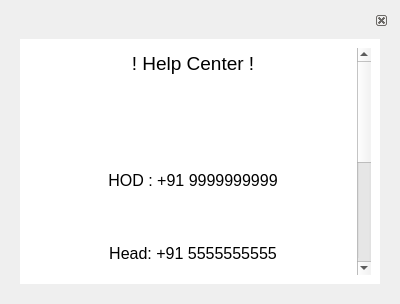
<?xml version="1.0" encoding="UTF-8"?>
<ui version="4.0">
 <class>MessageBox</class>
 <widget class="QWidget" name="MessageBox">
  <property name="geometry">
   <rect>
    <x>0</x>
    <y>0</y>
    <width>400</width>
    <height>304</height>
   </rect>
  </property>
  <property name="windowTitle">
   <string>Form</string>
  </property>
  <layout class="QVBoxLayout" name="verticalLayout">
   <item>
    <widget class="QDockWidget" name="MessageBoxFloat">
     <property name="features">
      <set>QDockWidget::DockWidgetClosable</set>
     </property>
     <widget class="QWidget" name="dockWidgetContents">
      <layout class="QVBoxLayout" name="verticalLayout_2">
       <item>
        <widget class="QWidget" name="widget" native="true">
         <property name="autoFillBackground">
          <bool>false</bool>
         </property>
         <property name="styleSheet">
          <string notr="true">#widget{
background-color: white
}</string>
         </property>
         <layout class="QHBoxLayout" name="horizontalLayout_2">
          <item>
           <widget class="QTextEdit" name="User2_TextBox">
            <property name="frameShape">
             <enum>QFrame::NoFrame</enum>
            </property>
            <property name="frameShadow">
             <enum>QFrame::Plain</enum>
            </property>
            <property name="lineWidth">
             <number>0</number>
            </property>
            <property name="readOnly">
             <bool>true</bool>
            </property>
            <property name="html">
             <string>&lt;!DOCTYPE HTML PUBLIC &quot;-//W3C//DTD HTML 4.0//EN&quot; &quot;http://www.w3.org/TR/REC-html40/strict.dtd&quot;&gt;
&lt;html&gt;&lt;head&gt;&lt;meta name=&quot;qrichtext&quot; content=&quot;1&quot; /&gt;&lt;style type=&quot;text/css&quot;&gt;
p, li { white-space: pre-wrap; }
&lt;/style&gt;&lt;/head&gt;&lt;body style=&quot; font-family:'Fira Sans Semi-Light'; font-size:10pt; font-weight:400; font-style:normal;&quot;&gt;
&lt;p align=&quot;center&quot; style=&quot; margin-top:12px; margin-bottom:12px; margin-left:0px; margin-right:0px; -qt-block-indent:0; text-indent:0px;&quot;&gt;&lt;span style=&quot; font-size:14pt;&quot;&gt;! Help Center !&lt;/span&gt;&lt;/p&gt;
&lt;p align=&quot;center&quot; style=&quot; margin-top:12px; margin-bottom:12px; margin-left:0px; margin-right:0px; -qt-block-indent:0; text-indent:0px;&quot;&gt;&lt;br /&gt;&lt;/p&gt;
&lt;p align=&quot;center&quot; style=&quot; margin-top:12px; margin-bottom:12px; margin-left:0px; margin-right:0px; -qt-block-indent:0; text-indent:0px;&quot;&gt;&lt;br /&gt;&lt;/p&gt;
&lt;p align=&quot;center&quot; style=&quot; margin-top:12px; margin-bottom:12px; margin-left:0px; margin-right:0px; -qt-block-indent:0; text-indent:0px;&quot;&gt;&lt;span style=&quot; font-size:12pt;&quot;&gt;HOD : +91 9999999999&lt;/span&gt;&lt;/p&gt;
&lt;p align=&quot;center&quot; style=&quot; margin-top:12px; margin-bottom:12px; margin-left:0px; margin-right:0px; -qt-block-indent:0; text-indent:0px;&quot;&gt;&lt;br /&gt;&lt;/p&gt;
&lt;p align=&quot;center&quot; style=&quot; margin-top:12px; margin-bottom:12px; margin-left:0px; margin-right:0px; -qt-block-indent:0; text-indent:0px;&quot;&gt;&lt;span style=&quot; font-size:12pt;&quot;&gt;Head: +91 5555555555&lt;/span&gt;&lt;/p&gt;
&lt;p align=&quot;center&quot; style=&quot; margin-top:12px; margin-bottom:12px; margin-left:0px; margin-right:0px; -qt-block-indent:0; text-indent:0px;&quot;&gt;&lt;br /&gt;&lt;/p&gt;
&lt;p align=&quot;center&quot; style=&quot; margin-top:12px; margin-bottom:12px; margin-left:0px; margin-right:0px; -qt-block-indent:0; text-indent:0px;&quot;&gt;&lt;span style=&quot; font-size:12pt;&quot;&gt;Tech Department : +91 888888888&lt;/span&gt;&lt;/p&gt;
&lt;p align=&quot;center&quot; style=&quot; margin-top:12px; margin-bottom:12px; margin-left:0px; margin-right:0px; -qt-block-indent:0; text-indent:0px;&quot;&gt;&lt;br /&gt;&lt;/p&gt;
&lt;p align=&quot;center&quot; style=&quot; margin-top:12px; margin-bottom:12px; margin-left:0px; margin-right:0px; -qt-block-indent:0; text-indent:0px;&quot;&gt;&lt;span style=&quot; font-size:12pt;&quot;&gt;IT Department: +91 444444444&lt;/span&gt;&lt;/p&gt;
&lt;p style=&quot; margin-top:12px; margin-bottom:12px; margin-left:0px; margin-right:0px; -qt-block-indent:0; text-indent:0px;&quot;&gt;&lt;br /&gt;&lt;/p&gt;
&lt;p style=&quot; margin-top:12px; margin-bottom:12px; margin-left:0px; margin-right:0px; -qt-block-indent:0; text-indent:0px;&quot;&gt;&lt;br /&gt;&lt;/p&gt;&lt;/body&gt;&lt;/html&gt;</string>
            </property>
           </widget>
          </item>
         </layout>
        </widget>
       </item>
      </layout>
     </widget>
    </widget>
   </item>
  </layout>
 </widget>
 <resources/>
 <connections/>
</ui>
